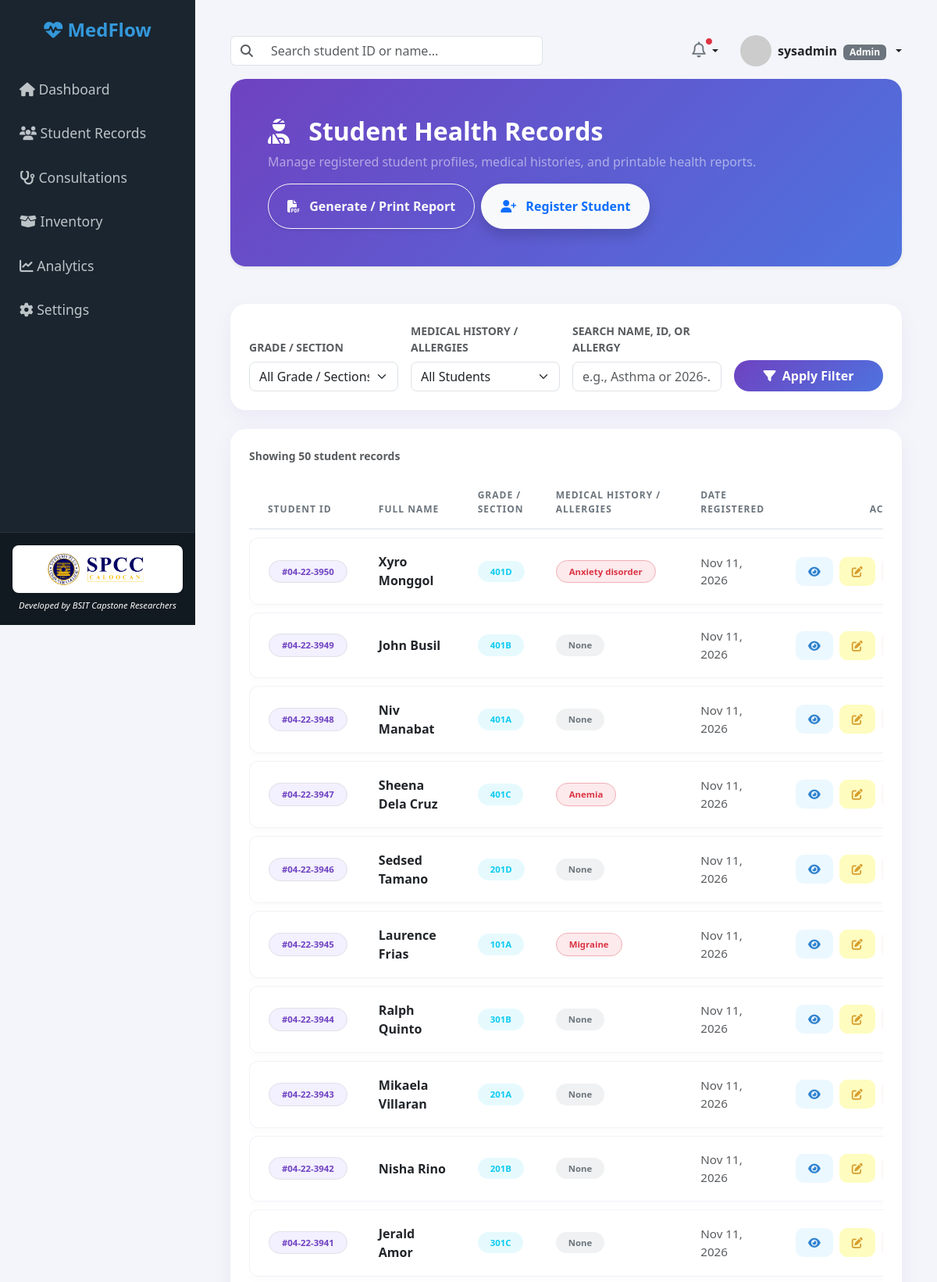
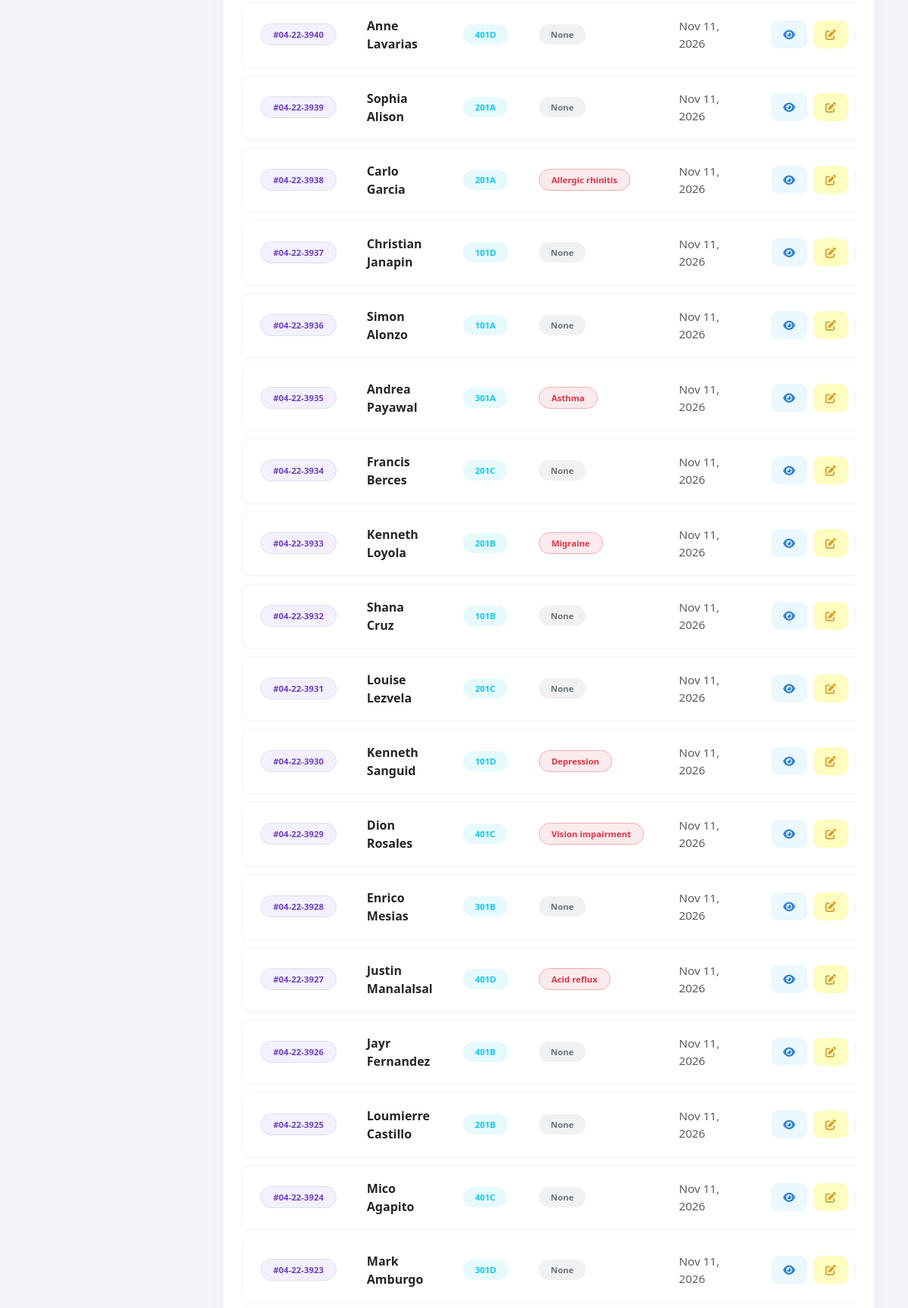
The page /modules/records/index.php (signed in, upper part) on the database its author committed (2 pictures, top to bottom).
### tables this page shows
CREATE TABLE IF NOT EXISTS `students` (
  `student_id` varchar(50) NOT NULL,
  `first_name` varchar(50) DEFAULT NULL,
  `last_name` varchar(50) DEFAULT NULL,
  `grade_section` varchar(50) DEFAULT NULL,
  `medical_history` text,
  `allergies` text,
  `created_at` timestamp NULL DEFAULT CURRENT_TIMESTAMP,
  PRIMARY KEY (`student_id`)
);

### modules/records/index.php (the view, shortened to what this page needs)
<?php
require_once '../../includes/db_connect.php';
$filter_history = trim($_GET['history_filter'] ?? 'all');
$filter_search = trim($_GET['q'] ?? '');
$students = [];
$query_error = '';
try {
    $sql = "SELECT * FROM students WHERE 1=1";
    $params = [];
    $sql .= " ORDER BY student_id DESC";
    $stmt = $pdo->prepare($sql);
    $stmt->execute($params);
    $students = $stmt->fetchAll(PDO::FETCH_ASSOC);
} catch (PDOException $e) {
    $query_error = "Error loading student records.";
}
?>
<!DOCTYPE html>
<html lang="en">
<head>
    <link href="https://cdn.jsdelivr.net/npm/bootstrap@5.3.0/dist/css/bootstrap.min.css" rel="stylesheet">
    <link rel="stylesheet" href="https://cdnjs.cloudflare.com/ajax/libs/font-awesome/6.4.0/css/all.min.css">
</head>
<body>
    <?php include '../../includes/sidebar.php'; ?>
    <div class="main-content">
        <?php include '../../includes/topbar.php'; ?>
        <div class="card bg-gradient-purple p-5 mb-5 shadow-sm mt-3">
            <div class="d-flex flex-wrap justify-content-between align-items-center gap-3">
                <div>
                    <h2 class="fw-bold mb-2 text-white"><i class="fa-solid fa-user-injured me-3"></i> Student Health Records</h2>
                    <p class="text-white-50 fs-6 mb-0">Manage registered student profiles, medical histories, and printable health reports.</p>
                </div>
                <div class="d-flex flex-wrap gap-2 no-print">
                    <button type="button" class="btn btn-outline-light fw-bold px-4 py-3 rounded-pill shadow-sm text-nowrap" onclick="window.print();">
                        <i class="fa-solid fa-file-pdf me-2"></i> Generate / Print Report
                    </button>
                    <?php if ($user_role === 'Admin' || $user_role === 'Nurse'): ?>
                        <a href="register.php" class="btn btn-light fw-bold px-4 py-3 shadow text-primary rounded-pill text-nowrap">
                            <i class="fa-solid fa-user-plus me-2"></i> Register Student
                        </a>
                    <?php endif; ?>
                </div>
            </div>
        </div>
        <div class="card p-4 mb-4 no-print">
            <form method="GET" action="" class="row g-3 align-items-end">
                <div class="col-md-3">
                    <label class="form-label small fw-bold text-muted text-uppercase">Grade / Section</label>
                    <select name="grade_section" class="form-select rounded-3">
                        <option value="">All Grade / Sections</option>
                    </select>
                </div>
                <div class="col-md-3">
                    <label class="form-label small fw-bold text-muted text-uppercase">Medical History / Allergies</label>
                    <select name="history_filter" class="form-select rounded-3">
                        <option value="all" <?php echo $filter_history === 'all' ? 'selected' : ''; ?>>All Students</option>
                    </select>
                </div>
                <div class="col-md-3">
                    <label class="form-label small fw-bold text-muted text-uppercase">Search Name, ID, or Allergy</label>
                    <input type="text" name="q" class="form-control rounded-3" value="<?php echo htmlspecialchars($filter_search); ?>" placeholder="e.g., Asthma or 2026-...">
                </div>
                <div class="col-md-3 d-flex gap-2">
                    <button type="submit" class="btn btn-primary rounded-pill px-4 py-2 fw-semibold flex-grow-1" style="background: linear-gradient(135deg, #6f42c1 0%, #4e73df 100%); border: none;">
                        <i class="fa-solid fa-filter me-1"></i> Apply Filter
                    </button>
                </div>
            </form>
        </div>
        <div class="card p-4">
            <div class="d-flex justify-content-between align-items-center mb-3">
                <span class="text-muted small fw-semibold">
                    Showing <strong><?php echo count($students); ?></strong> student record<?php echo count($students) === 1 ? '' : 's'; ?>
                </span>
            </div>
            <div class="table-responsive">
                <table class="table align-middle mb-0">
                    <thead>
                        <tr>
                            <th class="ps-4">Student ID</th>
                            <th>Full Name</th>
                            <th>Grade / Section</th>
                            <th>Medical History / Allergies</th>
                            <th>Date Registered</th>
                            <th class="text-end pe-4 no-print">Actions</th>
                        </tr>
                    </thead>
                    <tbody>
                        <?php
                        if ($query_error !== '') {
                            echo "<tr><td colspan='6' class='text-center text-danger py-4'>" . htmlspecialchars($query_error) . "</td></tr>";
                        } elseif (count($students) > 0) {
                            foreach ($students as $row) {
                                $reg_date = !empty($row['created_at']) ? date('M d, Y', strtotime($row['created_at'])) : 'Oct 22, 2026';
                                $med_text = trim((string)($row['medical_history'] ?? ''));
                                $has_med = ($med_text !== '' && !in_array(strtolower($med_text), ['none', 'n/a', 'na', 'none noted'], true));
                                $med_badge_class = $has_med
                                    ? 'bg-danger bg-opacity-10 text-danger border border-danger-subtle'
                                    : 'bg-secondary bg-opacity-10 text-secondary';
                                echo "<tr>";
                                echo "<td class='ps-4'><span class='badge bg-purple bg-opacity-10 text-purple border px-3 py-2 rounded-pill fw-semibold' style='background-color: #f3f0ff !important; color: #6f42c1 !important;'>#" . htmlspecialchars($row['student_id']) . "</span></td>";
                                echo "<td><strong class='text-dark fs-6'>" . htmlspecialchars($row['first_name'] . ' ' . $row['last_name']) . "</strong></td>";
                                echo "<td><span class='badge bg-info bg-opacity-10 text-info px-3 py-2 rounded-pill'>" . htmlspecialchars($row['grade_section']) . "</span></td>";
                                echo "<td><span class='badge {$med_badge_class} px-3 py-2 rounded-pill'>" . htmlspecialchars($med_text !== '' ? $med_text : 'None') . "</span></td>";
                                echo "<td class='text-muted'>" . htmlspecialchars($reg_date) . "</td>";
                                echo "<td class='text-end pe-4 no-print'>
                                        <div class='d-flex justify-content-end gap-2'>
                                            <a href='view.php?id=" . urlencode($row['student_id']) . "' class='btn btn-sm btn-action-view px-3 py-2' title='View Profile'>
                                                <i class='fa-solid fa-eye'></i>
                                            </a>";
                                if ($user_role === 'Admin' || $user_role === 'Nurse') {
                                    echo "<a href='edit.php?id=" . urlencode($row['student_id']) . "' class='btn btn-sm btn-action-edit px-3 py-2' title='Edit Record'>
                                            <i class='fa-solid fa-pen-to-square'></i>
                                          </a>
                                          <a href='delete.php?id=" . urlencode($row['student_id']) . "' class='btn btn-sm btn-action-delete px-3 py-2' title='Delete Record' onclick='return confirm(\"Are you sure you want to delete this student record?\");'>
                                            <i class='fa-solid fa-trash'></i>
                                          </a>";
                                }
                                echo "</div>
                                       </td>";
                                echo "</tr>";
                            }
                        } else {
                            echo "<tr><td colspan='6' class='text-center text-muted py-5'>
                                    <i class='fa-solid fa-user-slash fa-3x mb-3 text-secondary opacity-25'></i>
                                    <p class='mb-0 fw-medium'>No matching student health records found.</p>
                                 </td></tr>";
                        }
                        ?>
                    </tbody>
                </table>
            </div>
        </div>
    </div>
</body>
</html>

### modules/records/index.php (style rules this page uses)
body { background-color: #f4f5fa; font-family: 'Segoe UI', Tahoma, Geneva, Verdana, sans-serif; overflow-x: hidden; }
.main-content { margin-left: 250px; padding: 45px; width: calc(100% - 250px); }
.card { border: none; border-radius: 20px; box-shadow: 0 8px 25px rgba(111, 66, 193, 0.07); background-color: #ffffff; }
.bg-gradient-purple { background: linear-gradient(135deg, #6f42c1 0%, #4e73df 100%); color: white; border-radius: 20px; }
.table { border-collapse: separate; border-spacing: 0 10px; margin-top: -10px; }
.table thead th { background-color: transparent; color: #6c757d; font-weight: 700; text-transform: uppercase; font-size: 0.75rem; letter-spacing: 1px; border-bottom: 2px solid #eaedf2; padding: 15px 20px; }
.table tbody tr { background-color: #ffffff; box-shadow: 0 3px 10px rgba(0, 0, 0, 0.02); }
.table tbody td { padding: 18px 20px; color: #2d3748; vertical-align: middle; font-size: 0.95rem; border-top: 1px solid #f1f3f8; border-bottom: 1px solid #f1f3f8; }
.table tbody td:first-child { border-left: 1px solid #f1f3f8; border-top-left-radius: 12px; border-bottom-left-radius: 12px; }
.table tbody td:last-child { border-right: 1px solid #f1f3f8; border-top-right-radius: 12px; border-bottom-right-radius: 12px; }
.btn-action-view { background-color: #ebf8ff; color: #3182ce; border: none; border-radius: 10px; transition: all 0.2s; }
.btn-action-edit { background-color: #fefcbf; color: #d69e2e; border: none; border-radius: 10px; transition: all 0.2s; }
.btn-action-delete { background-color: #fff5f5; color: #e53e3e; border: none; border-radius: 10px; transition: all 0.2s; }

### rows shown on the page
students: student_id "04-22-3950", first_name+last_name "Xyro Monggol", grade_section "401D", medical_history "Anxiety disorder", created_at "Nov 11, 2026"
students: student_id "04-22-3949", first_name+last_name "John Busil", grade_section "401B", medical_history "None", created_at "Nov 11, 2026"
students: student_id "04-22-3948", first_name+last_name "Niv Manabat", grade_section "401A", medical_history "None", created_at "Nov 11, 2026"
students: student_id "04-22-3947", first_name+last_name "Sheena Dela Cruz", grade_section "401C", medical_history "Anemia", created_at "Nov 11, 2026"
students: student_id "04-22-3946", first_name+last_name "Sedsed Tamano", grade_section "201D", medical_history "None", created_at "Nov 11, 2026"
students: student_id "04-22-3945", first_name+last_name "Laurence Frias", grade_section "101A", medical_history "Migraine", created_at "Nov 11, 2026"
students: student_id "04-22-3944", first_name+last_name "Ralph Quinto", grade_section "301B", medical_history "None", created_at "Nov 11, 2026"
students: student_id "04-22-3943", first_name+last_name "Mikaela Villaran", grade_section "201A", medical_history "None", created_at "Nov 11, 2026"
students: student_id "04-22-3942", first_name+last_name "Nisha Rino", grade_section "201B", medical_history "None", created_at "Nov 11, 2026"
students: student_id "04-22-3941", first_name+last_name "Jerald Amor", grade_section "301C", medical_history "None", created_at "Nov 11, 2026"
students: student_id "04-22-3940", first_name+last_name "Anne Lavarias", grade_section "401D", medical_history "None", created_at "Nov 11, 2026"
students: student_id "04-22-3939", first_name+last_name "Sophia Alison", grade_section "201A", medical_history "None", created_at "Nov 11, 2026"
students: student_id "04-22-3938", first_name+last_name "Carlo Garcia", grade_section "201A", medical_history "Allergic rhinitis", created_at "Nov 11, 2026"
students: student_id "04-22-3937", first_name+last_name "Christian Janapin", grade_section "101D", medical_history "None", created_at "Nov 11, 2026"
students: student_id "04-22-3936", first_name+last_name "Simon Alonzo", grade_section "101A", medical_history "None", created_at "Nov 11, 2026"
students: student_id "04-22-3935", first_name+last_name "Andrea Payawal", grade_section "301A", medical_history "Asthma", created_at "Nov 11, 2026"
students: student_id "04-22-3934", first_name+last_name "Francis Berces", grade_section "201C", medical_history "None", created_at "Nov 11, 2026"
students: student_id "04-22-3933", first_name+last_name "Kenneth Loyola", grade_section "201B", medical_history "Migraine", created_at "Nov 11, 2026"
students: student_id "04-22-3932", first_name+last_name "Shana Cruz", grade_section "101B", medical_history "None", created_at "Nov 11, 2026"
students: student_id "04-22-3931", first_name+last_name "Louise Lezvela", grade_section "201C", medical_history "None", created_at "Nov 11, 2026"
students: student_id "04-22-3930", first_name+last_name "Kenneth Sanguid", grade_section "101D", medical_history "Depression", created_at "Nov 11, 2026"
students: student_id "04-22-3929", first_name+last_name "Dion Rosales", grade_section "401C", medical_history "Vision impairment", created_at "Nov 11, 2026"
students: student_id "04-22-3928", first_name+last_name "Enrico Mesias", grade_section "301B", medical_history "None", created_at "Nov 11, 2026"
students: student_id "04-22-3927", first_name+last_name "Justin Manalalsal", grade_section "401D", medical_history "Acid reflux", created_at "Nov 11, 2026"
students: student_id "04-22-3926", first_name+last_name "Jayr Fernandez", grade_section "401B", medical_history "None", created_at "Nov 11, 2026"
students: student_id "04-22-3925", first_name+last_name "Loumierre Castillo", grade_section "201B", medical_history "None", created_at "Nov 11, 2026"
students: student_id "04-22-3924", first_name+last_name "Mico Agapito", grade_section "401C", medical_history "None", created_at "Nov 11, 2026"
students: student_id "04-22-3923", first_name+last_name "Mark Amburgo", grade_section "301D", medical_history "None", created_at "Nov 11, 2026"

### other values the page prints
$_SESSION['username'] "sysadmin"
$_SESSION['role'] "Admin"
count($students) "50"
